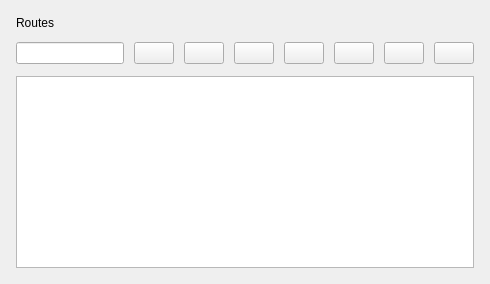
<?xml version="1.0" encoding="UTF-8"?>
<ui version="4.0">
 <class>Routes</class>
 <widget class="QWidget" name="Routes">
  <layout class="QVBoxLayout" name="verticalLayout">
   <property name="spacing">
    <number>12</number>
   </property>
   <property name="leftMargin">
    <number>16</number>
   </property>
   <property name="topMargin">
    <number>16</number>
   </property>
   <property name="rightMargin">
    <number>16</number>
   </property>
   <property name="bottomMargin">
    <number>16</number>
   </property>
   <item>
    <widget class="QLabel" name="labelTitle">
     <property name="text">
      <string>Routes</string>
     </property>
    </widget>
   </item>
   <item>
    <layout class="QHBoxLayout" name="horizontalLayoutToolbar">
     <property name="spacing">
      <number>10</number>
     </property>
     <item><widget class="QLineEdit" name="lineEditSearch"/></item>
     <item><widget class="QPushButton" name="toolButtonOpen"/></item>
     <item><widget class="QPushButton" name="toolButtonEdit"/></item>
     <item><widget class="QPushButton" name="toolButtonAdd"/></item>
     <item><widget class="QPushButton" name="toolButtonDelete"/></item>
     <item><widget class="QPushButton" name="toolButtonImport"/></item>
     <item><widget class="QPushButton" name="toolButtonExport"/></item>
     <item><widget class="QPushButton" name="toolButtonRefresh"/></item>
    </layout>
   </item>
   <item>
    <widget class="QTableWidget" name="tableWidget"/>
   </item>
  </layout>
 </widget>
 <resources/>
 <connections/>
</ui>
